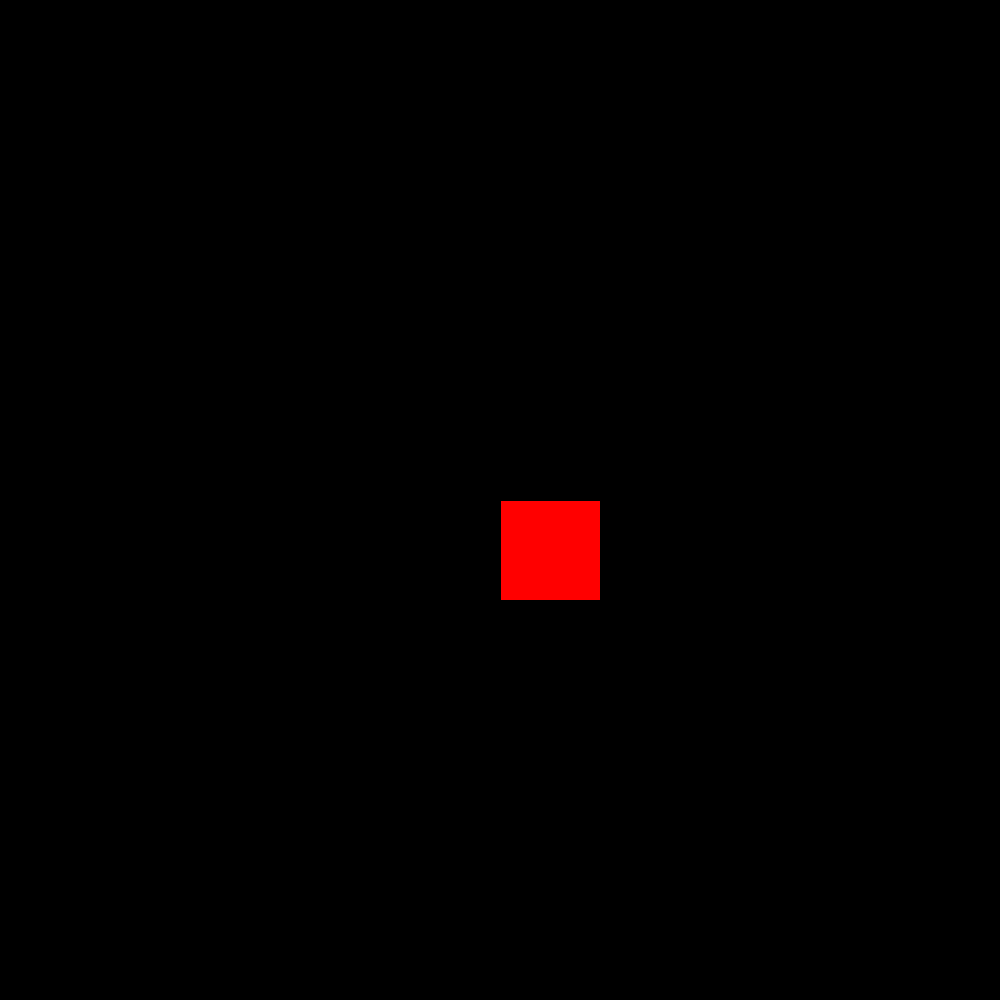
Frame 1 (no input)
Frame 60 (the mouse pressed at the canvas centre just before this capture): identical to frame 1, image omitted
Frame 120 (the mouse held since frame 60 and released just before this capture): identical to frame 1, image omitted

The Processing sketch that drew this single still picture (run headless with seeded random() and noise(); from frame 60 on, the mouse is pressed at the canvas centre):

// Processing sketch: LightsOnOff
// ── LightsOnOff.pde
Switch mySwitch;
int backgroundColor;
void setup()
{
  size(1000, 1000);
  mySwitch = new Switch(width/2, height/2, color(255,0,0));
  backgroundColor=0;
}

void draw()
{
  background(backgroundColor);
  mySwitch.display();
}
void mousePressed()
{
  if((mouseX>mySwitch.xPos)&&(mouseX<mySwitch.finalX)&&(mouseY>mySwitch.yPos)&&(mouseY<mySwitch.finalY))
  {
  backgroundColor+=255;
  if(backgroundColor>255)
  {
    backgroundColor=0;
  }
  }
}
// ── Switch.pde
class Switch
{
  int xPos;
  int yPos;
  int size;
  int finalX;
  int finalY;
  color switchColor;
  
  Switch(int x, int y, color c)
  {
    xPos =x;
    yPos=y;
    switchColor=c;
    size=100;
    finalX=xPos+size;
    finalY=yPos+size;
  }
  
  void display()
  {
    fill(switchColor);
    rect(xPos, yPos, size, size);
  }
}
